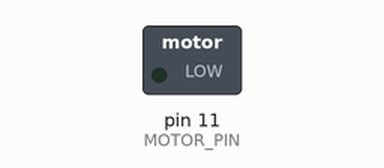
This sketch was run on a simulated Arduino Uno, built with avr-gcc and run on an emulated ATmega328P. Parts: switched loads named in the sketch (green lamp = pin HIGH). Dashed ring = blinking.

Above: at 0.6 s.
Timing chart, 0 to 3.0 s (numbered marks = the images above):
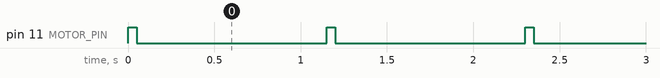

Measured:
- by itself, pin 11 (MOTOR_PIN): alternates HIGH for 0.05 s and LOW for 1.1 s

The sketch:

sketch-motor.ino
```cpp
/*
 * Source code for the pill dispenser project of the Liceo Scientifico
 * "Torricelli" Bolzano.
 * A project in collaboration with makerspace - Faculty of Computer Science
 * at the Free University of Bozen-Bolzano.
 *
 *
 *    m  a  k  e  r  s  p  a  c  e  .  i  n  f  .  u  n  i  b  z  .  i  t
 *
 *   8888888888888888888888888888888888888888888888888888888888888888888888
 *
 *                  8
 *                  8
 *   YoYoYo. .oPYo. 8  .o  .oPYo. YoYo. .oPYo. 8oPYo. .oPYo. .oPYo. .oPYo.
 *   8' 8' 8 .oooo8 8oP'   8oooo8 8  `  Yb..`  8    8 .oooo8 8   `  8oooo8
 *   8  8  8 8    8 8 `b.  8.  .  8      .'Yb. 8    8 8    8 8   .  8.  .
 *   8  8  8 `YooP8 8  `o. `Yooo' 8     `YooP' 8YooP' `YooP8 `YooP' `Yooo'
 *                                             8
 *                                             8
 *
 *   8888888888888888888888888888888888888888888888888888888888888888888888
 *
 *    c  o  m  p  u  t  e  r    s  c  i  e  n  c  e    f  a  c  u  l  t  y
 *
 *
 */

#include "motor.h"

/*
 * Circuito di interfaccia del motore riciclato:
 *
 * Arduino Uno      Motore
 *
 *     5V o-----------o +
 *
 *    GND o--------o--o -
 *                 |
 *                ---
 *                GND
 *            ___
 *     11 o--|___|-o--o A
 *           1kOhm |
 *                .-.
 *                | | 1kOhm
 *                | |
 *                '-'
 *                 |
 *                ---
 *                GND
 *                   -o B (Non Usato)
 */

// Motore riciclato. Purtroppo non ritorna qualche segnale
// per leggere quanto via ha fatto.
// Il motore ha 4 contatti: A B + -
// +         -> 5V  alimentazione
// -         -> GND alimentazione
// A IDLE:5V -> 0V con Arduino output su LOW spegne il motore,
//              altrimenti è accesso.
// B IDLE:5V -> Non reagisce su LOW, molto probabile che è
//              qualche feedback!?

enum {
  MOTOR_PIN = 11
};

void setup() {
  motor::begin(MOTOR_PIN);
}

void loop() {
  motor::step();
  delay(1000);
}
```

motor.h
```cpp
// (licence header left out)
#ifndef _MOTOR_H
#define _MOTOR_H

#include <Arduino.h>
#include <stdint.h>

namespace motor {
  static uint8_t _motorPin = 0;

  void begin(uint8_t motorPin) {
    pinMode(motorPin, OUTPUT);
    digitalWrite(motorPin, LOW);
    _motorPin = motorPin;
  }

  void step(void) {
    for(uint8_t i = 0; i < 1; i++) {
      digitalWrite(_motorPin, HIGH);
      delay(50); // 50 millisecondi
      digitalWrite(_motorPin, LOW);
      delay(100);
    }
  }
}

#endif
```
